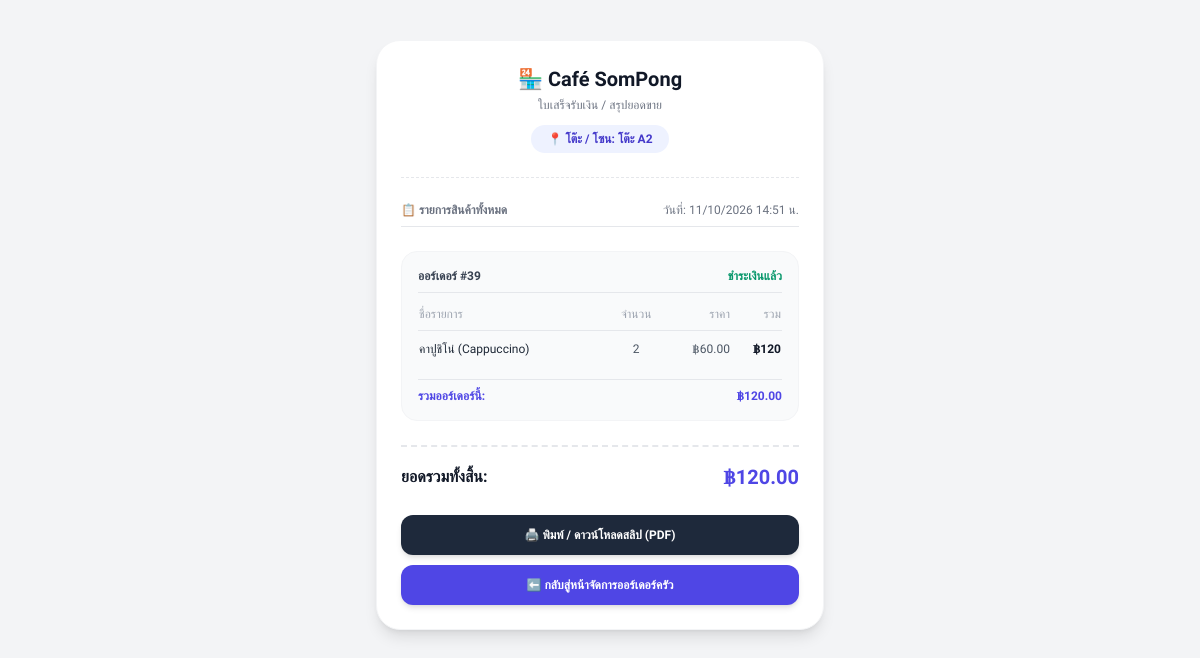
Screenshot of /store/cafe-sompong/manage/table/โต๊ะ A2/receipt/?order_id=39 (signed in) with the database file from the repository.
### restaurants/models.py (models this page shows, shortened)
class Restaurant(models.Model):
    user = models.OneToOneField(settings.AUTH_USER_MODEL, on_delete=models.CASCADE, null=True, blank=True, verbose_name="บัญชีผู้ใช้งาน")
    name = models.CharField(max_length=255, verbose_name="ชื่อร้านอาหาร")
    slug = models.SlugField(unique=True, max_length=255, verbose_name="ลิงก์ร้าน (Slug)")
    restaurant_type = models.CharField(max_length=50, choices=RESTAURANT_TYPES, default='general', verbose_name="ประเภทกิจการ/ร้านค้า")
    owner_name = models.CharField(max_length=255, verbose_name="ชื่อเจ้าของร้าน")
    phone = models.CharField(max_length=20, verbose_name="เบอร์โทรศัพท์")
    address = models.TextField(blank=True, null=True, verbose_name="ที่อยู่ร้าน")
    is_active = models.BooleanField(default=True, verbose_name="สถานะเปิดใช้งาน")
    created_at = models.DateTimeField(auto_now_add=True, verbose_name="วันที่สมัคร")

class Order(models.Model):
    STATUS_CHOICES = (
        ('pending', 'รอดำเนินการ'),
        ('cooking', 'กำลังทำอาหาร'),
        ('completed', 'เสิร์ฟแล้ว/เสร็จสิ้น'),
        ('cancelled', 'ยกเลิก'),
    )
    restaurant = models.ForeignKey(Restaurant, on_delete=models.CASCADE, related_name='orders')
    table_number = models.CharField(max_length=50, verbose_name="เลขโต๊ะ / โซน")
    customer_name = models.CharField(max_length=100, blank=True, null=True, verbose_name="ชื่อผู้สั่ง")
    total_price = models.DecimalField(max_digits=10, decimal_places=2, default=0)
    status = models.CharField(max_length=20, choices=STATUS_CHOICES, default='pending')
    is_paid = models.BooleanField(default=False, verbose_name="ชำระเงินแล้วหรือยัง") # <--- เพิ่มฟิลด์ชำระเงิน
    created_at = models.DateTimeField(auto_now_add=True)

class OrderItem(models.Model):
    STATUS_CHOICES = (
        ('pending', 'รอดำเนินการ'),
        ('cooking', 'กำลังทำอาหาร'),
        ('completed', 'เสิร์ฟแล้ว'),
        ('cancelled', 'ยกเลิก'),
    )
    order = models.ForeignKey(Order, on_delete=models.CASCADE, related_name='items')
    menu_item = models.ForeignKey(MenuItem, on_delete=models.CASCADE)
    quantity = models.PositiveIntegerField(default=1)
    price = models.DecimalField(max_digits=10, decimal_places=2)
    status = models.CharField(max_length=20, choices=STATUS_CHOICES, default='pending') # <--- เพิ่มสถานะแยกแต่ละเมนู

class MenuItem(models.Model):
    restaurant = models.ForeignKey(Restaurant, on_delete=models.CASCADE, related_name='menu_items', verbose_name="ร้านอาหาร")
    category = models.ForeignKey(Category, on_delete=models.CASCADE, related_name='items', verbose_name="หมวดหมู่")
    name = models.CharField(max_length=200, verbose_name="ชื่อเมนูอาหาร")
    price = models.DecimalField(max_digits=8, decimal_places=2, verbose_name="ราคา (บาท)")
    description = models.TextField(blank=True, null=True, verbose_name="คำอธิบายเมนู")
    is_available = models.BooleanField(default=True, verbose_name="เปิดขาย / พร้อมเสิร์ฟ")
    image = models.ImageField(upload_to='menu_images/', blank=True, null=True, verbose_name="รูปภาพอาหาร")

### restaurants/views.py (the view)
# urls.py: path('store/<slug:slug>/manage/table/<str:table_number>/receipt/', merchant_table_receipt, name='merchant_table_receipt'),
@login_required(login_url='/login/')
def merchant_table_receipt(request, slug, table_number):
    restaurant = get_object_or_404(Restaurant, slug=slug)
    if restaurant.user != request.user and not request.user.is_superuser:
        return render(request, 'restaurants/403.html', status=403)
    order_id = request.GET.get('order_id')
    if order_id:
        table_orders = restaurant.orders.filter(id=order_id, restaurant=restaurant)
    else:
        table_orders = restaurant.orders.filter(table_number=table_number, is_paid=False).order_by('created_at')
    grand_total = sum(order.total_price for order in table_orders)
    context = {
        'restaurant': restaurant,
        'table_number': table_number,
        'table_orders': table_orders,
        'grand_total': grand_total,
    }
    return render(request, 'restaurants/merchant_table_receipt.html', context)

### templates/restaurants/merchant_table_receipt.html (shortened to what this page needs)
<!DOCTYPE html>
<html lang="th">
<head>
    <script src="https://cdn.tailwindcss.com"></script>
</head>
<body class="bg-gray-100 text-gray-800 py-10 px-4">
    <div class="max-w-md mx-auto bg-white rounded-3xl shadow-lg border border-gray-100 p-6 receipt-box">
        <div class="text-center pb-6 border-b border-dashed">
            <h1 class="text-xl font-bold text-gray-900">🏪 {{ restaurant.name }}</h1>
            <p class="text-xs text-gray-500 mt-1">ใบเสร็จรับเงิน / สรุปยอดขาย</p>
            <div class="inline-block bg-indigo-50 text-indigo-700 px-4 py-1.5 rounded-full text-xs font-bold mt-3">
                📍 โต๊ะ / โซน: {{ table_number }}
            </div>
        </div>
        <div class="py-6 space-y-6">
            <div class="flex justify-between items-center text-xs text-gray-500 border-b pb-2">
                <span class="font-bold">📋 รายการสินค้าทั้งหมด</span>
                <span>วันที่: {% if table_orders.first %}{{ table_orders.first.created_at|date:"d/m/Y H:i" }} น.{% else %}-{% endif %}</span>
            </div>
            {% for order in table_orders %}
            <div class="bg-gray-50 p-4 rounded-2xl border border-gray-100 space-y-3">
                <div class="flex justify-between text-xs font-bold text-gray-700 border-b pb-2">
                    <span>ออร์เดอร์ #{{ order.id }} {% if order.customer_name %}({{ order.customer_name }}){% endif %}</span>
                    <span class="text-emerald-600 font-semibold">ชำระเงินแล้ว</span>
                </div>
                <table class="w-full text-left text-xs">
                    <thead>
                        <tr class="text-gray-400 border-b border-gray-200 pb-1">
                            <th class="pb-2 font-medium">ชื่อรายการ</th>
                            <th class="pb-2 text-center font-medium">จำนวน</th>
                            <th class="pb-2 text-right font-medium">ราคา</th>
                            <th class="pb-2 text-right font-medium">รวม</th>
                        </tr>
                    </thead>
                    <tbody class="divide-y divide-gray-100">
                        {% for item in order.items.all %}
                        {% if item.status != 'cancelled' %}
                        <tr>
                            <td class="py-2.5 font-medium text-gray-800">{{ item.menu_item.name }}</td>
                            <td class="py-2.5 text-center text-gray-600">{{ item.quantity }}</td>
                            <td class="py-2.5 text-right text-gray-600">฿{{ item.price }}</td>
                            <td class="py-2.5 text-right font-bold text-gray-900">฿<script>document.write({{ item.price }} * {{ item.quantity }});</script></td>
                        </tr>
                        {% endif %}
                        {% endfor %}
                    </tbody>
                </table>
                <div class="border-t pt-2 flex justify-between font-bold text-xs text-indigo-600">
                    <span>รวมออร์เดอร์นี้:</span>
                    <span>฿{{ order.total_price }}</span>
                </div>
            </div>
            {% endfor %}
        </div>
        <div class="border-t-2 border-dashed pt-4 mb-6">
            <div class="flex justify-between items-center text-base font-bold text-gray-900">
                <span>ยอดรวมทั้งสิ้น:</span>
                <span class="text-indigo-600 text-xl">฿{{ grand_total }}</span>
            </div>
        </div>
        <div class="space-y-2.5 no-print">
            <button onclick="window.print();" class="w-full bg-slate-800 hover:bg-slate-900 text-white font-bold py-3 px-4 rounded-xl text-xs transition shadow-md flex items-center justify-center gap-2">
                🖨️ พิมพ์ / ดาวน์โหลดสลิป (PDF)
            </button>
            <a href="{% url 'merchant_orders' restaurant.slug %}" class="block w-full bg-indigo-600 hover:bg-indigo-700 text-white font-bold py-3 px-4 rounded-xl text-xs text-center transition shadow-md">
                ⬅️ กลับสู่หน้าจัดการออร์เดอร์ครัว
            </a>
        </div>
    </div>
</body>
</html>

### templates/restaurants/merchant_table_receipt.html (style rules this page uses)
body { font-family: 'Prompt', sans-serif; }

### rows the page displays
Restaurant: name "Café SomPong"
Order: table_number "โต๊ะ A2", first.created_at "11/10/2026 14:51", id "39", total_price "120.00"
OrderItem: menu_item.name "คาปูชิโน่ (Cappuccino)", quantity "2", price "60.00"

### other values shown
{{ grand_total }} "120.00"
